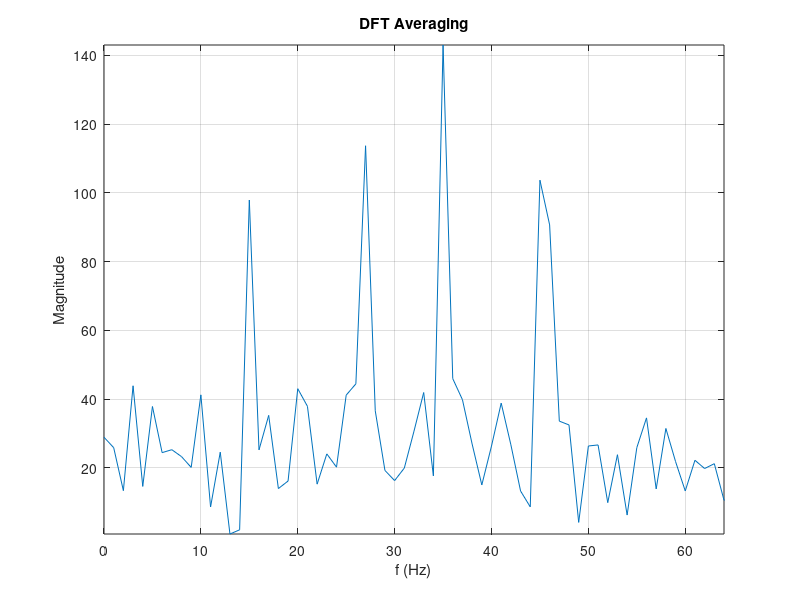

The MATLAB source for this figure:
load('xn.mat');
fs = 128;
t = 0:0.01:14;
fmax = 64;
f = 0:fmax;
k = 128;
l = (length(xn)-1)/128;
dft = zeros(k,l);
offset = 0; 

for i=1:l
    for j=1:k+1
    dft(j,i) = xn(j+offset);    
    end
    offset = offset + k;
end

dft = fft(dft);
avg = sum(dft,2)/l;
avg = abs(avg);

plot(0:128/k:128, avg);
title('DFT Averaging');
xlabel('f (Hz)');
ylabel('Magnitude');
axis([min(f),max(f),min(avg),max(avg)]);
grid on;